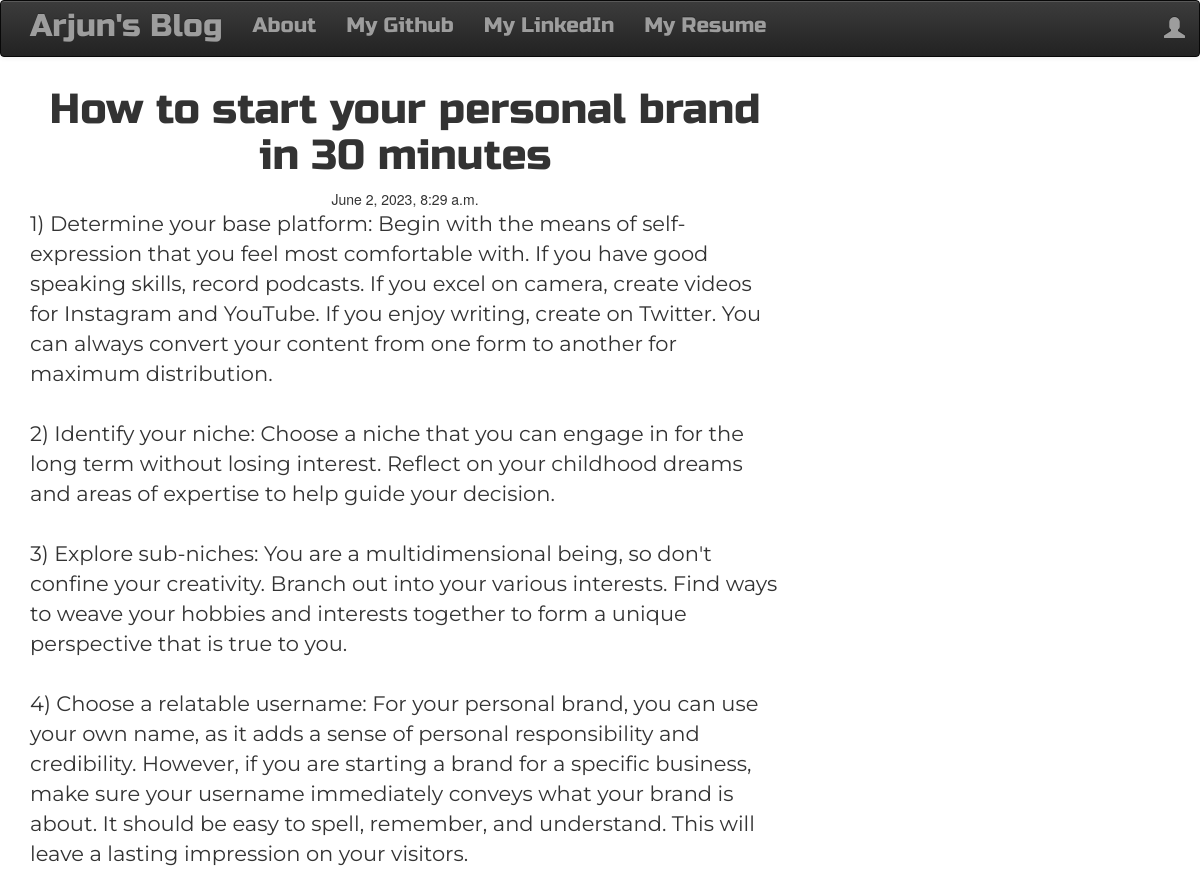
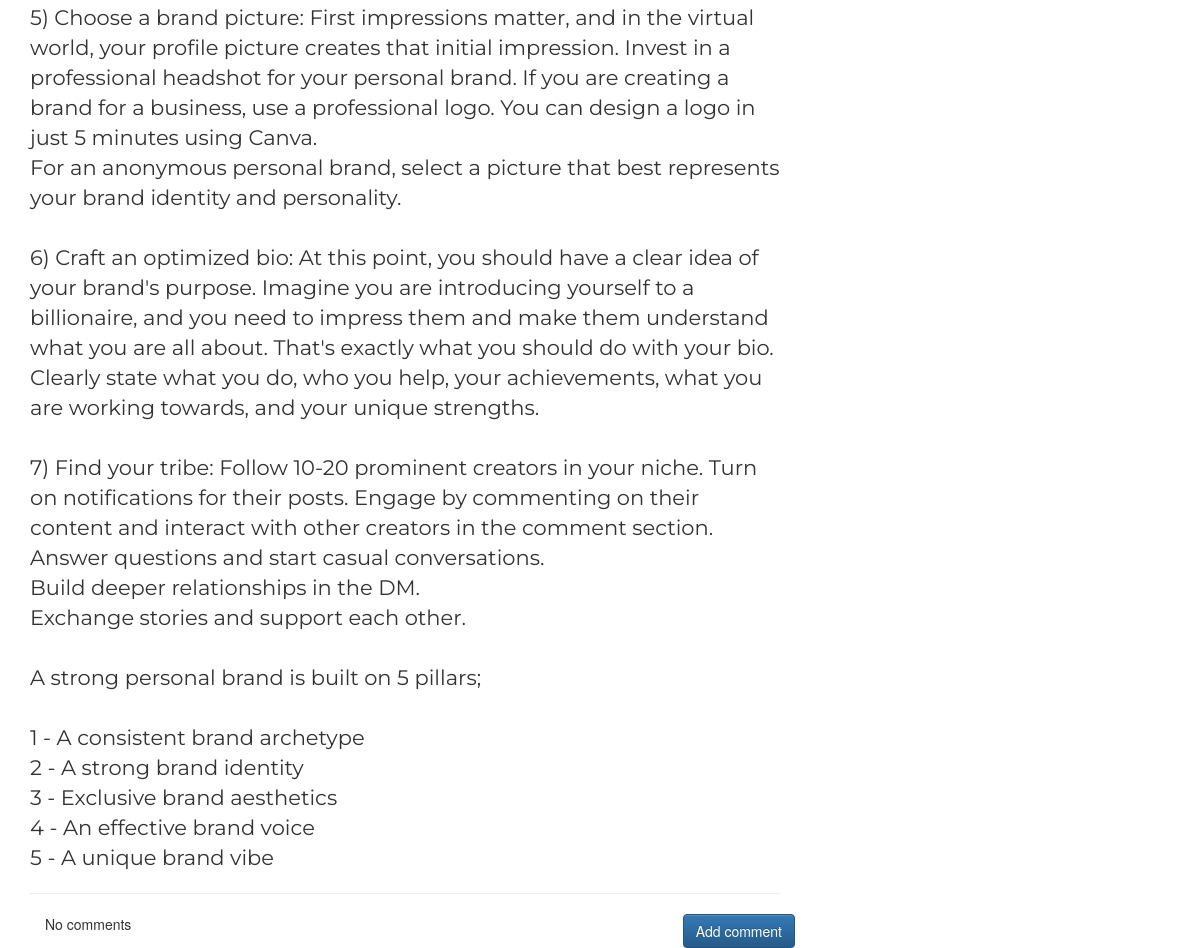
/post/5/, run on the app's committed database (2 pictures, top to bottom).
### blog/models.py (models this page shows, shortened)
class Post(models.Model):
    author = models.ForeignKey('auth.User',on_delete=models.CASCADE)
    title = models.CharField(max_length=256)
    text = models.TextField()
    created_date = models.DateTimeField(default=timezone.now)
    published_date = models.DateTimeField(blank=True,null=True)

### blog/views.py (the view)
# urls.py: path('post/<int:pk>/', PostDetailView.as_view(), name='post_detail'),
class PostDetailView(DetailView):
    model = Post

### blog/templates/blog/post_detail.html (shortened to what this page needs)
{% extends "blog/base.html" %}
{% block content %}
<h1 class="posttitle loader">{{post.title}}</h1>
{% if post.published_date %}
<div class="date postdate">
    {{ post.published_date }}
</div>
{% else %}
<a href="{% url 'post_publish' pk=post.pk %}" class="btn btn-default">Publish</a>
{% endif %}
<p class="postcontent">{{post.text|safe|linebreaksbr}}</p>
<hr>
<a class="btn btn-primary btn-comment" href="{% url 'add_comment_to_post' pk=post.pk %}">Add comment</a>
<div class="container">
{% for comment in post.comments.all %}
<br>
    {% if user.is_authenticated or comment.approved_comment %}
        {{comment.created_date}}
            {% if not comment.approved_comment %}
            <a class="btn btn-default" href="{% url 'comment_remove' pk=comment.pk %}"><span class="glyphicon glyphicon-remove"></span></a>
            <a class="btn btn-primary" href="{% url 'comment_approve' pk=comment.pk %}"><span class="glyphicon glyphicon-ok"></span></a>
            {% endif %}
        <p>{{comment.text|safe|linebreaksbr}}</p>
        <p>Posted by: {{comment.author}}</p>
    {% endif %}
    {% empty %}
    <p>No comments</p>
{% endfor %}
</div>
{% endblock %}

### blog/static/css/blog.css (style rules this page uses)
.postdate { text-align: center; }
.posttitle { font-family: 'Russo One', sans-serif; font-size: 3em; text-align: center; }
.postcontent { font-family: 'Montserrat'; font-size: 1.5em; }
.btn-comment { position: absolute; right: 0px; }
.loader { filter:hue-rotate(0deg); color: linear-gradient(45deg,#0f8,#08f); animation:hue 5000ms infinite linear; }

### data on the page
Post: title "How to start your personal brand in 30 minutes", published_date "June 2, 2023, 8:29 a.m.", text "1) Determine your base platform: Begin with the means of self-expression that you feel most comfortable with. If you have good speaking skills, record podcasts. If you excel on camera, create videos for Instagram and YouTube. If you enjoy writing, create on Twitter. You can always convert your content from one form to another for maximum distribution. 2) Identify your niche: Choose a niche that you can engage in for the long term without losing interest. Reflect on your childhood dreams and areas of expertise to help guide your decision. 3) Explore sub-niches: You are a multidimensional being, so don't confine your creativity. Branch out into your various interests. Find ways to weave your…"
